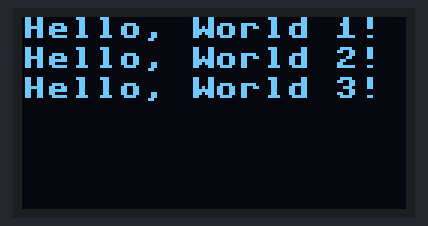
Bench run of a program on a simulated ESP32 board running MicroPython. Shown: 128×64 one-colour display. Library files of the repository ran but are not shown: ssd1306.py. At 0.1 s the program stops and its outputs stay as they are.

Above: at 0.1 s.

The program:

main.py
```python
# Complete project details at https://RandomNerdTutorials.com

from machine import Pin, SoftI2C
import ssd1306
from time import sleep

# ESP32 Pin assignment
i2c = SoftI2C(scl=Pin(18), sda=Pin(17))

oled_width = 128
oled_height = 64

rst = Pin(21, Pin.OUT)
rst.value(0)
rst.value(1)
oled = ssd1306.SSD1306_I2C(oled_width, oled_height, i2c)

oled.text('Hello, World 1!', 0, 0)
oled.text('Hello, World 2!', 0, 10)
oled.text('Hello, World 3!', 0, 20)

oled.show()
```
